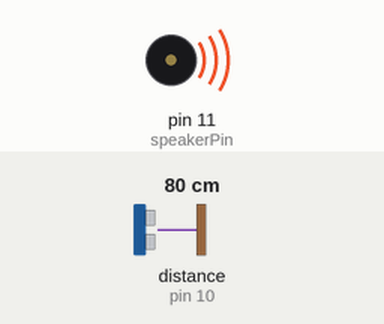
The sketch below on a simulated Arduino Uno, built with avr-gcc and run on an emulated ATmega328P. Shown: buzzer (waves = sounding). Wiring (inferred from the names in the program): ultrasonic range finder: trigger pin 9; echo pin 10. Inputs (shaded band) come from the test bench; at power-on: distance to the obstacle (sensor on pin 10) 80 cm. The echo pulse lasts 58.3 µs per cm; what the sketch prints to the serial monitor is not drawn.

Above: at 0.1 s.
Timing chart, 0 to 1.6 s (numbered marks = the images above):
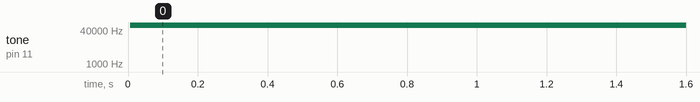

Measured:
- by itself, tone on pin 11 (speakerPin): silent → 65535 Hz at 0.01 s

The sketch:

theremin.ino
```cpp
///*
//  This projects is a theremin created with two ultrasonic sensors,  one controls the frequency (tone) and the other controls the amplitude (volume).
//  This project is a fork of two projects:
//    - https://create.arduino.cc/projecthub/opus9/theremino-f72d32  (this project had library conflicts)
//    - https://create.arduino.cc/projecthub/jvmccall/ultrasonic-theremin-033d6f  (this project had typo errors in the code and a mistake in the schema)
//  Resource  on controlling similar potentiometer using SPI protocol, provides example code and  electrical setup: http://www.learningaboutelectronics.com/Articles/MCP4131-digital-potentiometer-circuit.php
//*/
//
///*
//  Potentiometer conecctions:
// 1 - Arduino pin ~9
// 2 - Speaker +
// 3 - GND
//  4 - 5V
// 5 - Arduino pin ~10
// 6 - Arduino pin 13
// 7 - Arduino pin ~11
//  8 - GND
// More info https://app.ultralibrarian.com/details/23D04BE7-10A0-11E9-AB3A-0A3560A4CCCC/Microchip/MCP4161-103E-P
//*/
//
////  NewTone is used to avoid the timer incompatibiliy of Tone with NewPing. Download  https://bitbucket.org/teckel12/arduino-new-tone/downloads/ and import .zip
//#include  <NewTone.h>
//#include <NewPing.h>
//#include <SPI.h>
//
//#define MIN_DISTANCE  35
//
//NewPing sonar(5, 6, 35); // the first and the second number are the pins  of the sensor of volume, the third is the maximum distance
//
//// For SPI
//byte  address = 0x00;
//int CS= 10;
//
//int echo = 3;
//int  trigger = 4;
//
//float distance;
//int PotValue;
//
//unsigned long TimeResponse;
//float  distance2;
//float tone1;
//
//void setup() {
//  // set all the pins
//  Serial.begin(9600);
//  pinMode(trigger, OUTPUT); // tone sensor
//  pinMode(echo,  INPUT); // tone sensor
//  pinMode (CS, OUTPUT);
//  SPI.begin();
//
//  // this has the speaker emit a start up sound from Low to High to Low
//  digitalPotWrite(255);
//
//  /*for (int i = 50; i <= 400; i++)
//  {
//    pinMode(9, OUTPUT);       //output for amplification
//    NewTone(9,i);
//    delay(10);
//  }
//
//  delay(500);
//
//  for (int i = 400; i >= 50;  i--)
//  {
//    pinMode(9, OUTPUT);
//    NewTone(9,i);
//    delay(10);
//  } */
//}
//
//void loop() {
//  digitalWrite(trigger, HIGH);
//  delayMicroseconds(10);   // creates a 10 microsecond pulse
//  digitalWrite(trigger, LOW);
//  TimeResponse = pulseIn(echo,  HIGH);  // records how long it took to receive echo of the pulse
//  distance2  = TimeResponse* 0.017;  // calculates distance in centimeters
//
//  if (distance2  < MIN_DISTANCE) {
//    // conversion of distance into a value for a sound
//    tone1 = 50.0*pow(2,(distance2/12.0));  // calculate frequency, range of about  50-360 Hz
//    //pinMode(9, OUTPUT);
//    NewTone(9,tone1);
//  } else {
//    pinMode(9, OUTPUT); // this sets the sound to a high pitched noise when no distance  is detected
//    NewTone(9,0);
//  }
//
//  distance = sonar.ping_cm(); //  uses the library NewPing to calculate distance
//
//  // distance is converted  to Potentiometer relevant values
//  int PotValue = map(distance, 0, 35, 240, 255);  // only use a range of resistance which is very low otherwise the speaker is too  quiet because it is only a 8 ohm speaker
//
//  if (distance == 0) // sets volume  to max when no hand is detected or if hand is too far away
//  {
//    PotValue  = 255;
//  }
//
//  digitalPotWrite(PotValue);
//  delay(10);
//}
//
//int  digitalPotWrite(int value) {
//  digitalWrite(CS, LOW); // this uses SPI protocol  to communicate with the potentiometer and sets the resistance
//  SPI.transfer(address);
//  SPI.transfer(value);
//  digitalWrite(CS, HIGH);
//}


#define NOTE_C1  33
#define NOTE_CS1 35
#define NOTE_D1  37
#define NOTE_DS1 39
#define NOTE_E1  41
#define NOTE_F1  44
#define NOTE_FS1 46
#define NOTE_G1  49
#define NOTE_GS1 52
#define NOTE_A1  55
#define NOTE_AS1 58
#define NOTE_B1  62
#define NOTE_C2  65
#define NOTE_CS2 69
#define NOTE_D2  73
#define NOTE_DS2 78
#define NOTE_E2  82
#define NOTE_F2  87
#define NOTE_FS2 93
#define NOTE_G2  98
#define NOTE_GS2 104
#define NOTE_A2  110
#define NOTE_AS2 117
#define NOTE_B2  123
#define NOTE_C3  131
#define NOTE_CS3 139
#define NOTE_D3  147
#define NOTE_DS3 156
#define NOTE_E3  165
#define NOTE_F3  175
#define NOTE_FS3 185
#define NOTE_G3  196
#define NOTE_GS3 208
#define NOTE_A3  220
#define NOTE_AS3 233
#define NOTE_B3  247
#define NOTE_C4  262
#define NOTE_CS4 277
#define NOTE_D4  294
#define NOTE_DS4 311
#define NOTE_E4  330
#define NOTE_F4  349
#define NOTE_FS4 370
#define NOTE_G4  392
#define NOTE_GS4 415
#define NOTE_A4  440
#define NOTE_AS4 466
#define NOTE_B4  494
#define NOTE_C5  523
#define NOTE_CS5 554
#define NOTE_D5  587
#define NOTE_DS5 622
#define NOTE_E5  659
#define NOTE_F5  698
#define NOTE_FS5 740
#define NOTE_G5  784
#define NOTE_GS5 831
#define NOTE_A5  880
#define NOTE_AS5 932
#define NOTE_B5  988
#define NOTE_C6  1047
#define NOTE_CS6 1109
#define NOTE_D6  1175
#define NOTE_DS6 1245
#define NOTE_E6  1319
#define NOTE_F6  1397
#define NOTE_FS6 1480
#define NOTE_G6  1568
#define NOTE_GS6 1661
#define NOTE_A6  1760
#define NOTE_AS6 1865
#define NOTE_B6  1976
#define NOTE_C7  2093
#define NOTE_CS7 2217
#define NOTE_D7  2349
#define NOTE_DS7 2489
#define NOTE_E7  2637
#define NOTE_F7  2794
#define NOTE_FS7 2960
#define NOTE_G7  3136
#define NOTE_GS7 3322
#define NOTE_A7  3520
#define NOTE_AS7 3729
#define NOTE_B7  3951
#define NOTE_C8  4186
#define NOTE_CS8 4435
#define NOTE_D8  4699
#define NOTE_DS8 4978
#define END -1

const int trigPin = 9;  // Pin connected to the trigger pin of the ultrasonic sensor
const int echoPin = 10; // Pin connected to the echo pin of the ultrasonic sensor
const int speakerPin = 11; // Pin connected to the speaker

void setup() {
  Serial.begin(9600);
  pinMode(trigPin, OUTPUT);
  pinMode(echoPin, INPUT);
  pinMode(speakerPin, OUTPUT);
}

void loop() {
  // Send a pulse to the trigger pin
  digitalWrite(trigPin, LOW);
  delayMicroseconds(2);
  digitalWrite(trigPin, HIGH);
  delayMicroseconds(10);
  digitalWrite(trigPin, LOW);

  // Measure the time it takes for the echo to return
  long duration = pulseIn(echoPin, HIGH);

  // Calculate the distance in centimeters
  float distance = duration /58;

  int frequency;
//  Serial.print("Distance: ");
 Serial.println(distance);
//  Serial.println(" cm");

  int x = 2.5;

    if(distance <= x && distance > 0)
    {
      frequency = NOTE_C6;
    }
    else if(distance <= 2*x && distance > x)
    {
      frequency = NOTE_CS6;
    }
    else if(distance <= 3*x && distance > 2*x)
    {
      frequency = NOTE_D6;
    }
    else if(distance <= 4*x && distance > 3*x)
    {
      frequency = NOTE_DS6;
    }
    else if(distance <= 5*x && distance > 4*x)
    {
      frequency = NOTE_E6;
    }
    else if(distance <= 6*x && distance > 5*x)
    {
      frequency = NOTE_F6;
    }
    else if(distance <= 7*x && distance > 6*x)
    {
      frequency = NOTE_FS6;
    }
    else if(distance <= 8*x && distance > 7*x)
    {
      frequency = NOTE_G6;
    }
    else if(distance <= 9*x && distance > 8*x)
    {
      frequency = NOTE_GS6;
    }
    else if(distance <= 10*x && distance > 9*x)
    {
      frequency = NOTE_A6;
    }
    else if(distance <= 11*x && distance > 10*x)
    {
      frequency = NOTE_AS6;
    }
    else if(distance <= 12*x && distance > 11*x)
    {
      frequency = NOTE_B6;
    }
    else if(distance > 12*x )
    {
      frequency = END;
    }


  // Calculate frequency based on distance
//  int frequency = map(distance, 0, 100, 200, 1000); // Adjust the range as needed

  // Generate tone on the speaker
  tone(speakerPin, frequency);

  delay(1000); // Delay before taking the next measurement
}
```
